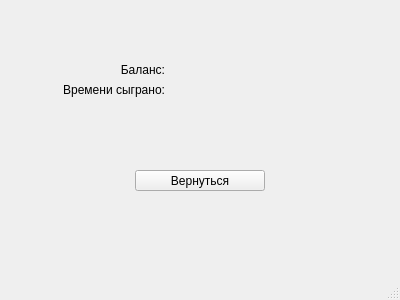
<?xml version="1.0" encoding="UTF-8"?>
<ui version="4.0">
 <class>MainWindow</class>
 <widget class="QMainWindow" name="MainWindow">
  <property name="geometry">
   <rect>
    <x>0</x>
    <y>0</y>
    <width>400</width>
    <height>300</height>
   </rect>
  </property>
  <property name="windowTitle">
   <string>MainWindow</string>
  </property>
  <widget class="QWidget" name="centralwidget">
   <widget class="QLabel" name="balance_text">
    <property name="geometry">
     <rect>
      <x>74</x>
      <y>60</y>
      <width>91</width>
      <height>20</height>
     </rect>
    </property>
    <property name="text">
     <string>Баланс:</string>
    </property>
    <property name="alignment">
     <set>Qt::AlignRight|Qt::AlignTrailing|Qt::AlignVCenter</set>
    </property>
   </widget>
   <widget class="QLabel" name="played_time_text">
    <property name="geometry">
     <rect>
      <x>44</x>
      <y>80</y>
      <width>121</width>
      <height>20</height>
     </rect>
    </property>
    <property name="text">
     <string>Времени сыграно:</string>
    </property>
    <property name="alignment">
     <set>Qt::AlignRight|Qt::AlignTrailing|Qt::AlignVCenter</set>
    </property>
   </widget>
   <widget class="QLabel" name="balance">
    <property name="geometry">
     <rect>
      <x>180</x>
      <y>60</y>
      <width>55</width>
      <height>16</height>
     </rect>
    </property>
    <property name="text">
     <string/>
    </property>
   </widget>
   <widget class="QLabel" name="played_time">
    <property name="geometry">
     <rect>
      <x>180</x>
      <y>80</y>
      <width>55</width>
      <height>16</height>
     </rect>
    </property>
    <property name="text">
     <string/>
    </property>
   </widget>
   <widget class="QPushButton" name="back_butt_stats">
    <property name="geometry">
     <rect>
      <x>135</x>
      <y>170</y>
      <width>130</width>
      <height>21</height>
     </rect>
    </property>
    <property name="text">
     <string>Вернуться</string>
    </property>
   </widget>
  </widget>
  <widget class="QMenuBar" name="menubar">
   <property name="geometry">
    <rect>
     <x>0</x>
     <y>0</y>
     <width>400</width>
     <height>26</height>
    </rect>
   </property>
  </widget>
  <widget class="QStatusBar" name="statusbar"/>
 </widget>
 <resources/>
 <connections/>
</ui>
